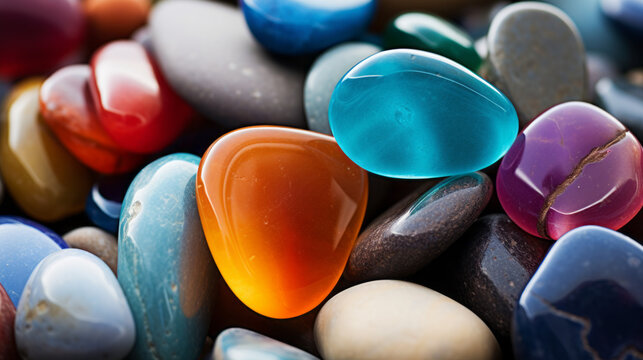
#> input picture OpenCV_projects/image2.jpg, 643 x 360 px, given in place of the camera
$ jupyter execute 'custom color.ipynb'
#> lines starting #> are read from the running program, lines starting #| are printed output that depends on the picture; after the words box and inside, x2 and y2 are one past the last pixel; in counts of white or black regions, pixels touching at a corner belong together
#> in main, frame is the input picture: shape (360, 643, 3); mean B, G, R 96.9, 95.8, 104.5
[cell 1]
import cv2
import numpy as np

def detect_color(frame, lower_color, upper_color):
    # Convert BGR to HSV
    hsv = cv2.cvtColor(frame, cv2.COLOR_BGR2HSV)
#> hsv: shape (360, 643, 3); mean H, S, V 79.4, 131.8, 130.9

    # Threshold the HSV image to get only the desired color
    mask = cv2.inRange(hsv, lower_color, upper_color)
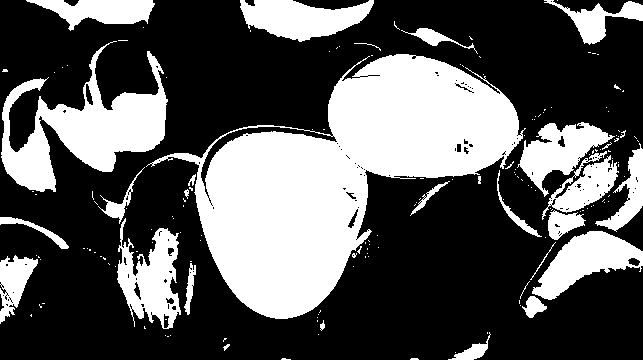
#> mask: shape (360, 643); 34.6% white; 169 white regions (141 under 20 px)

    # Find contours in the mask
    contours, _ = cv2.findContours(mask, cv2.RETR_EXTERNAL, cv2.CHAIN_APPROX_SIMPLE)
#> contours = 168 contours, 146 with area under 20; largest, box (x1, y1, x2, y2) and area: (146, 54, 526, 319) 43857, (1, 41, 168, 192) 9629, (117, 218, 181, 329) 3727, (532, 231, 643, 300) 3565, (240, 0, 374, 42) 3408

    # Initialize variables for largest area and its corresponding bounding box
    max_area = 0
    max_contour = None

    # Draw bounding box around the detected color region
    for contour in contours:
        x, y, w, h = cv2.boundingRect(contour)
        area = w * h  # Calculate area of bounding box

        if area > max_area:
            max_area = area
            max_contour = contour
#> this loop made 168 passes
#> (x, y, w, h, area, max_area) on passes 2, 4, 10, 37, 58, 151: (281, 358, 10, 2, 20, 20), (223, 344, 7, 7, 49, 49), (448, 332, 43, 28, 1204, 1204), (0, 255, 38, 69, 2622, 2622), (532, 231, 111, 69, 7659, 7659), (146, 54, 380, 265, 100700, 100700)
#> (x, y, w, h, area) on passes 13, 23, 24, 27, 39, 47: (320, 320, 5, 11, 55), (522, 296, 25, 22, 550), (520, 281, 10, 18, 180), (184, 263, 12, 52, 624), (352, 253, 5, 5, 25), (357, 246, 5, 8, 40)
#> after the loop, max_area = 100700; max_contour = contour of 712 points, box (x1, y1, x2, y2) (146, 54, 526, 319), area 43857

    # Draw the largest bounding box and display area value
    if max_contour is not None:
        x, y, w, h = cv2.boundingRect(max_contour)
        cv2.rectangle(frame, (x, y), (x + w, y + h), (0, 255, 0), 2)
        # Display area value on the bounding box
        cv2.putText(frame, f"Area: {max_area}", (x, y - 10), cv2.FONT_HERSHEY_SIMPLEX, 0.5, (0, 255, 0), 2)
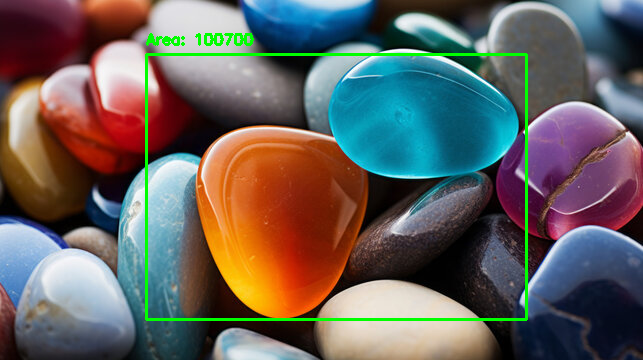
#> frame: shape (360, 643, 3); mean B, G, R 94.3, 98.3, 101.9

    return frame

def on_trackbar_change(val):
    pass

def main():
    # Open the default camera (index 0)
    cap = cv2.VideoCapture(1)

    # Check if the camera opened successfully
    if not cap.isOpened():
        print("Error: Couldn't open camera")
        return

    # Create a window for trackbars
    cv2.namedWindow('Adjust Color Detection')

    # Initialize lower and upper HSV bounds
    init_lower_color = np.array([0, 100, 100])
    init_upper_color = np.array([179, 255, 255])

    # Create trackbars for lower and upper HSV bounds
    cv2.createTrackbar('Hue Min', 'Adjust Color Detection', init_lower_color[0], 179, on_trackbar_change)
    cv2.createTrackbar('Hue Max', 'Adjust Color Detection', init_upper_color[0], 179, on_trackbar_change)
    cv2.createTrackbar('Sat Min', 'Adjust Color Detection', init_lower_color[1], 255, on_trackbar_change)
    cv2.createTrackbar('Sat Max', 'Adjust Color Detection', init_upper_color[1], 255, on_trackbar_change)
    cv2.createTrackbar('Val Min', 'Adjust Color Detection', init_lower_color[2], 255, on_trackbar_change)
    cv2.createTrackbar('Val Max', 'Adjust Color Detection', init_upper_color[2], 255, on_trackbar_change)

    while True:
        # Capture frame-by-frame
        ret, frame = cap.read()

        # If frame is read correctly ret is True
        if not ret:
            print("Error: Can't receive frame (stream end?). Exiting...")
            break

        # Get current positions of trackbars
        h_min = cv2.getTrackbarPos('Hue Min', 'Adjust Color Detection')
        h_max = cv2.getTrackbarPos('Hue Max', 'Adjust Color Detection')
        s_min = cv2.getTrackbarPos('Sat Min', 'Adjust Color Detection')
        s_max = cv2.getTrackbarPos('Sat Max', 'Adjust Color Detection')
        v_min = cv2.getTrackbarPos('Val Min', 'Adjust Color Detection')
        v_max = cv2.getTrackbarPos('Val Max', 'Adjust Color Detection')

        # Define lower and upper HSV bounds based on trackbar values
        lower_color = np.array([h_min, s_min, v_min])
        upper_color = np.array([h_max, s_max, v_max])

        # Perform custom color detection and draw bounding box
        detected_frame = detect_color(frame, lower_color, upper_color)

        # Display the resulting frame
        cv2.imshow('Adjust Color Detection', detected_frame)

        # Break the loop when 'q' is pressed
        if cv2.waitKey(1) & 0xFF == ord('q'):
#> (key q is pressed here)
            break

    # Release the capture
    cap.release()
    cv2.destroyAllWindows()

if __name__ == "__main__":
    main()

$ run again, on OpenCV_projects/image3.jpg
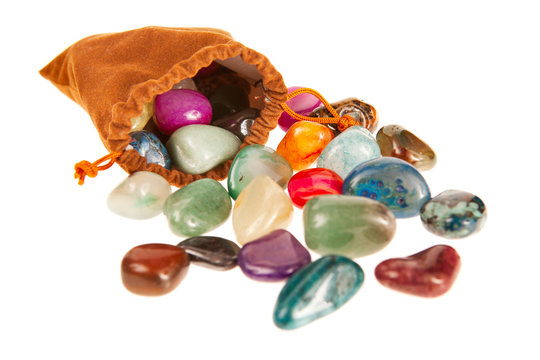
#> input picture OpenCV_projects/image3.jpg, 540 x 360 px, given in place of the camera
#> in main, frame is the input picture: shape (360, 540, 3); mean B, G, R 192.6, 204.7, 222.5
#> hsv: shape (360, 540, 3); mean H, S, V 18.2, 50.8, 224.8
#> in detect_color, `mask = cv2.inRange(hsv, lower_color, upper_color)`:
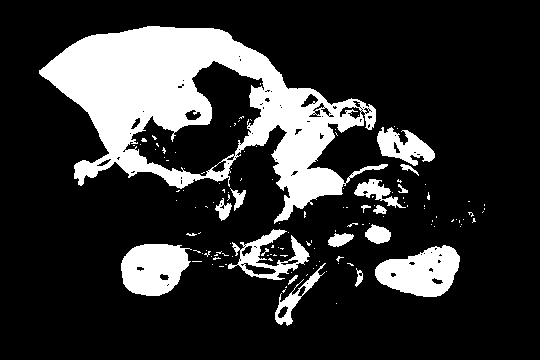
#> mask: shape (360, 540); 19.5% white; 134 white regions (115 under 20 px)
#> contours = 115 contours, 99 with area under 20; largest, box (x1, y1, x2, y2) and area: (39, 26, 388, 224) 33786, (375, 245, 460, 297) 2912, (121, 244, 192, 296) 2726, (228, 229, 310, 280) 1499, (377, 127, 435, 166) 1144
#> the loop in detect_color, `for contour in contours:` made 115 passes
#> (x, y, w, h, area, max_area) on passes 4, 8, 16, 39, 115: (288, 275, 10, 10, 100, 100), (355, 268, 8, 19, 152, 152), (275, 263, 51, 63, 3213, 3213), (375, 245, 85, 52, 4420, 4420), (39, 26, 349, 198, 69102, 69102)
#> after the loop in detect_color, `for contour in contours:`: max_area = 69102; max_contour = contour of 709 points, box (x1, y1, x2, y2) (39, 26, 388, 224), area 33786
#> in detect_color, `cv2.putText(frame, f"Area: {max_area}", (x, y - 10), cv2.FONT_HERSHEY_..`:
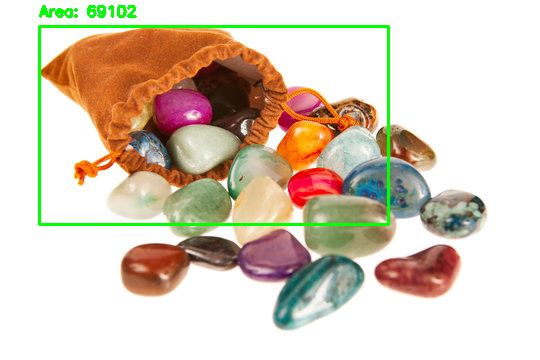
#> frame: shape (360, 540, 3); mean B, G, R 188.1, 205.1, 217.8
